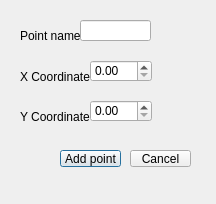
<?xml version="1.0" encoding="UTF-8"?>
<ui version="4.0">
 <class>lineEdit_pointName</class>
 <widget class="QDialog" name="lineEdit_pointName">
  <property name="geometry">
   <rect>
    <x>0</x>
    <y>0</y>
    <width>216</width>
    <height>204</height>
   </rect>
  </property>
  <property name="windowTitle">
   <string>Create Point</string>
  </property>
  <widget class="QLabel" name="label_2">
   <property name="geometry">
    <rect>
     <x>20</x>
     <y>10</y>
     <width>81</width>
     <height>51</height>
    </rect>
   </property>
   <property name="text">
    <string>Point name:</string>
   </property>
  </widget>
  <widget class="QLineEdit" name="lineEdit_pointName_2">
   <property name="geometry">
    <rect>
     <x>80</x>
     <y>20</y>
     <width>71</width>
     <height>21</height>
    </rect>
   </property>
  </widget>
  <widget class="QLabel" name="xcoordinate">
   <property name="geometry">
    <rect>
     <x>20</x>
     <y>50</y>
     <width>81</width>
     <height>51</height>
    </rect>
   </property>
   <property name="text">
    <string>X Coordinate：</string>
   </property>
  </widget>
  <widget class="QDoubleSpinBox" name="doubleSpinBox_x">
   <property name="geometry">
    <rect>
     <x>90</x>
     <y>60</y>
     <width>62</width>
     <height>22</height>
    </rect>
   </property>
  </widget>
  <widget class="QLabel" name="ycoordinate">
   <property name="geometry">
    <rect>
     <x>20</x>
     <y>90</y>
     <width>81</width>
     <height>51</height>
    </rect>
   </property>
   <property name="text">
    <string>Y Coordinate：</string>
   </property>
  </widget>
  <widget class="QDoubleSpinBox" name="doubleSpinBox_y">
   <property name="geometry">
    <rect>
     <x>90</x>
     <y>100</y>
     <width>62</width>
     <height>22</height>
    </rect>
   </property>
  </widget>
  <widget class="QPushButton" name="pushButton">
   <property name="geometry">
    <rect>
     <x>60</x>
     <y>150</y>
     <width>61</width>
     <height>17</height>
    </rect>
   </property>
   <property name="text">
    <string>Add point</string>
   </property>
  </widget>
  <widget class="QPushButton" name="pushButton_2">
   <property name="geometry">
    <rect>
     <x>130</x>
     <y>150</y>
     <width>61</width>
     <height>17</height>
    </rect>
   </property>
   <property name="text">
    <string>Cancel</string>
   </property>
  </widget>
 </widget>
 <resources/>
 <connections/>
</ui>
